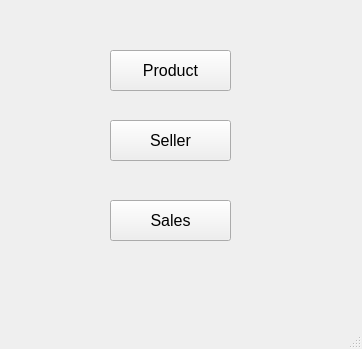
<?xml version="1.0" encoding="UTF-8"?>
<ui version="4.0">
 <class>MainWindow</class>
 <widget class="QMainWindow" name="MainWindow">
  <property name="geometry">
   <rect>
    <x>0</x>
    <y>0</y>
    <width>362</width>
    <height>349</height>
   </rect>
  </property>
  <property name="windowTitle">
   <string>MainWindow</string>
  </property>
  <widget class="QWidget" name="centralwidget">
   <widget class="QPushButton" name="prodBtn">
    <property name="geometry">
     <rect>
      <x>110</x>
      <y>50</y>
      <width>121</width>
      <height>41</height>
     </rect>
    </property>
    <property name="font">
     <font>
      <pointsize>12</pointsize>
     </font>
    </property>
    <property name="text">
     <string>Product</string>
    </property>
   </widget>
   <widget class="QPushButton" name="sellerBtn">
    <property name="geometry">
     <rect>
      <x>110</x>
      <y>120</y>
      <width>121</width>
      <height>41</height>
     </rect>
    </property>
    <property name="font">
     <font>
      <pointsize>12</pointsize>
     </font>
    </property>
    <property name="text">
     <string>Seller</string>
    </property>
   </widget>
   <widget class="QPushButton" name="saleBtn">
    <property name="geometry">
     <rect>
      <x>110</x>
      <y>200</y>
      <width>121</width>
      <height>41</height>
     </rect>
    </property>
    <property name="font">
     <font>
      <pointsize>12</pointsize>
     </font>
    </property>
    <property name="text">
     <string>Sales</string>
    </property>
   </widget>
  </widget>
  <widget class="QMenuBar" name="menubar">
   <property name="geometry">
    <rect>
     <x>0</x>
     <y>0</y>
     <width>362</width>
     <height>26</height>
    </rect>
   </property>
  </widget>
  <widget class="QStatusBar" name="statusbar"/>
 </widget>
 <resources/>
 <connections/>
</ui>
